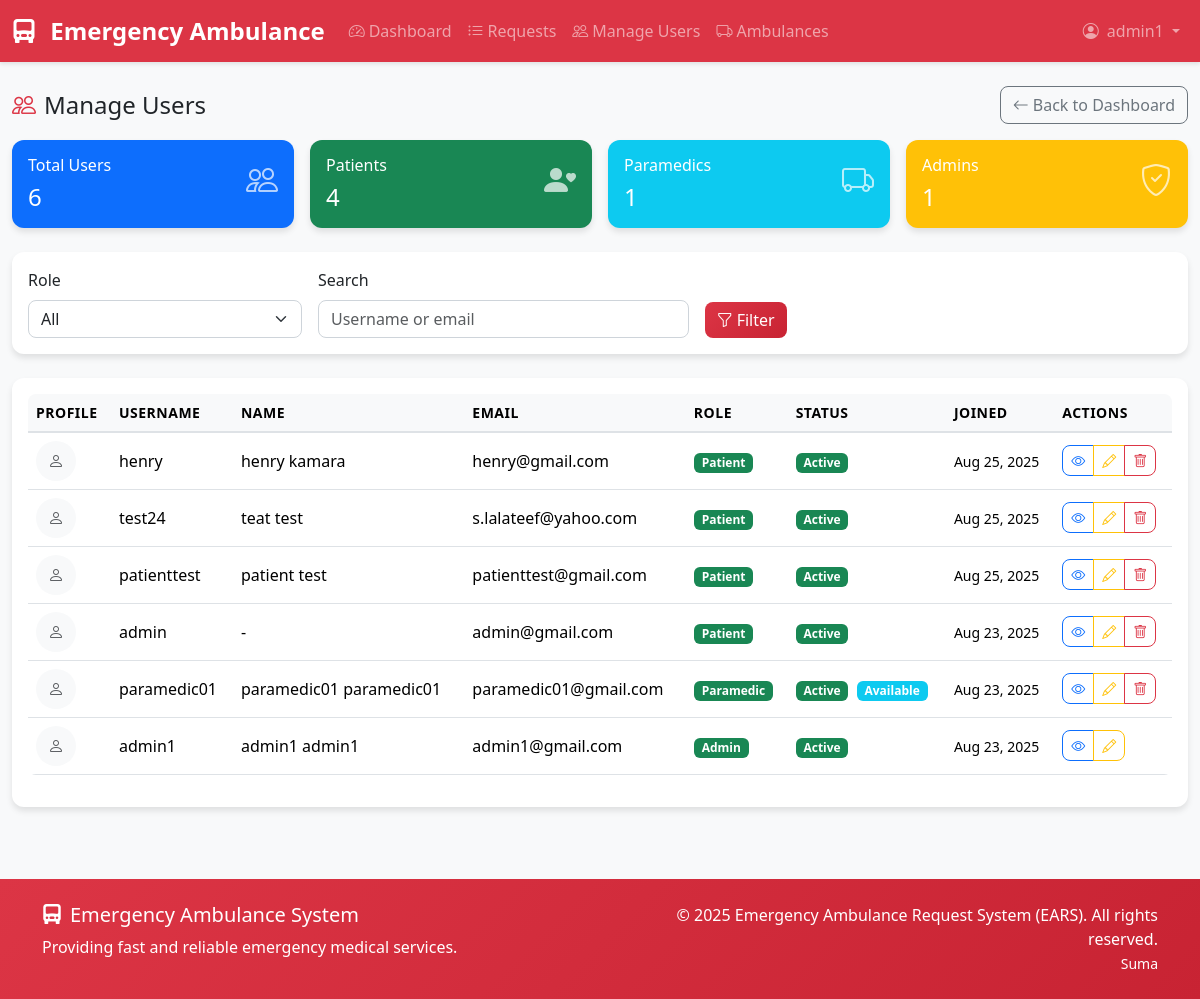
The page /accounts/manage-users/ (signed in) on the database as committed earlier.
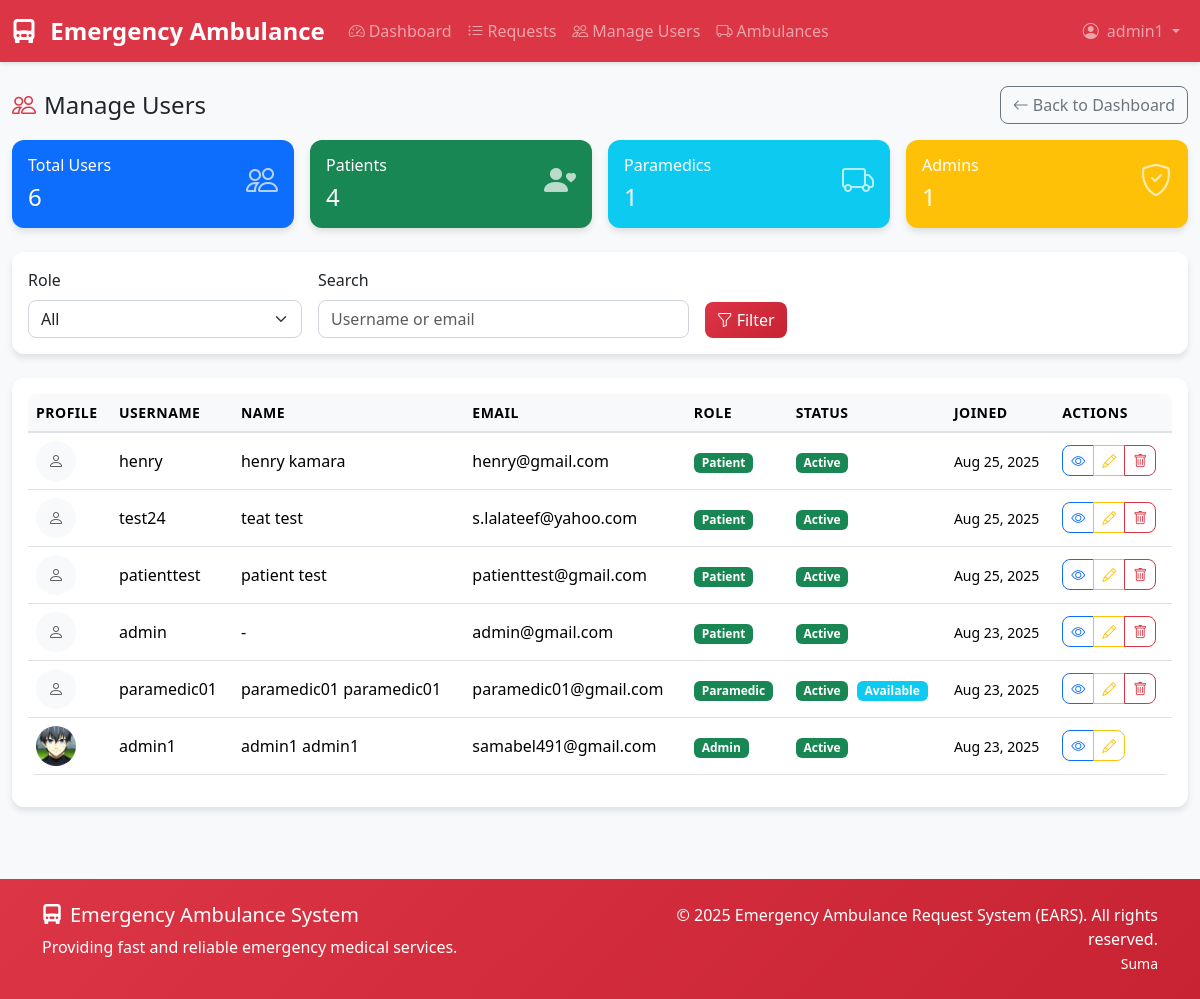
The same page on the database as committed later.
### accounts/models.py (models this page shows, shortened)
class User(AbstractUser):
    ROLE_CHOICES = (
        ('patient', 'Patient'),
        ('paramedic', 'Paramedic'),
        ('admin', 'Admin'),
    )
    role = models.CharField(max_length=20, choices=ROLE_CHOICES, default='patient')
    phone_number = models.CharField(max_length=15, blank=True, null=True)
    address = models.TextField(blank=True, null=True)
    date_of_birth = models.DateField(blank=True, null=True)
    emergency_contact = models.CharField(max_length=15, blank=True, null=True)
    medical_conditions = models.TextField(blank=True, null=True, help_text="Any medical conditions or allergies")
    license_number = models.CharField(max_length=50, blank=True, null=True, help_text="For paramedics only")
    is_available = models.BooleanField(default=True, help_text="For paramedics - availability status")
    profile_image = models.ImageField(upload_to='profiles/', blank=True, null=True)
    created_at = models.DateTimeField(auto_now_add=True)
    updated_at = models.DateTimeField(auto_now=True)
    def is_paramedic(self):
        return self.role == 'paramedic'
    def is_admin_user(self):
        return self.role == 'admin'
    class Meta:
        db_table = 'accounts_user'

### accounts/views.py (the view)
# urls.py: path('manage-users/', views.manage_users_view, name='manage_users'),
@login_required
def manage_users_view(request):
    if not request.user.is_admin_user():
        messages.error(request, 'Only admins can access Manage Users.')
        return redirect('accounts:dashboard_redirect')
    users = User.objects.all().order_by('-date_joined')
    role = request.GET.get('role')
    q = request.GET.get('q')
    if role in ['patient', 'paramedic', 'admin']:
        users = users.filter(role=role)
    if q:
        users = users.filter(models.Q(username__icontains=q) | models.Q(email__icontains=q))
    context = {
        'users': users,
        'role': role or '',
        'q': q or '',
        'total_users': User.objects.count(),
        'total_patients': User.objects.filter(role='patient').count(),
        'total_paramedics': User.objects.filter(role='paramedic').count(),
        'total_admins': User.objects.filter(role='admin').count(),
    }
    return render(request, 'accounts/manage_users.html', context)

### templates/accounts/manage_users.html (shortened to what the changed rows need)
{% extends 'base.html' %}
{% block content %}
<div class="container-fluid py-4">
    <div class="d-flex justify-content-between align-items-center mb-3">
        <h1 class="h4 mb-0"><i class="bi bi-people text-danger me-2"></i>Manage Users</h1>
    </div>
    <div class="card">
        <div class="card-body">
            {% if users %}
            <div class="table-responsive">
                <table class="table table-hover align-middle">
                    <thead>
                        <tr>
                            <th>Profile</th>
                            <th>Username</th>
                            <th>Name</th>
                            <th>Email</th>
                            <th>Role</th>
                            <th>Status</th>
                            <th>Joined</th>
                            <th>Actions</th>
                        </tr>
                    </thead>
                    <tbody>
                        {% for u in users %}
                        <tr>
                            <td>
                                {% if u.profile_image %}
                                    <img src="{{ u.profile_image.url }}" alt="Profile"
                                         class="rounded-circle" style="width: 40px; height: 40px; object-fit: cover;">
                                {% else %}
                                    <div class="bg-light rounded-circle d-flex align-items-center justify-content-center"
                                         style="width: 40px; height: 40px;">
                                        <i class="bi bi-person text-muted"></i>
                                    </div>
                                {% endif %}
                            </td>
                            <td>{{ u.username }}</td>
                            <td>{{ u.get_full_name|default:'-' }}</td>
                            <td>{{ u.email|default:'-' }}</td>
                            <td>
                                <span class="badge bg-{{ u.role|yesno:'success,primary,danger' }}">
                                    {{ u.get_role_display }}
                                </span>
                            </td>
                            <td>
                                <span class="badge bg-{{ u.is_active|yesno:'success,secondary' }}">
                                    {{ u.is_active|yesno:"Active,Inactive" }}
                                </span>
                            </td>
                            <td><small>{{ u.date_joined|date:"M d, Y" }}</small></td>
                            <td>
                                <div class="btn-group" role="group">
                                    <a href="{% url 'accounts:profile' %}?user={{ u.id }}"
                                       class="btn btn-sm btn-outline-primary" title="View Profile">
                                        <i class="bi bi-eye"></i>
                                    </a>
                                    <a href="{% url 'accounts:admin_edit_user' u.id %}"
                                       class="btn btn-sm btn-outline-warning" title="Edit User">
                                        <i class="bi bi-pencil"></i>
                                    </a>
                                </div>
                            </td>
                        </tr>
                        {% endfor %}
                    </tbody>
                </table>
            </div>
            {% else %}
            <p class="text-muted mb-0">No users found.</p>
            {% endif %}
        </div>
    </div>
</div>
{% endblock %}

### templates/base.html (shortened to what this page needs)
<!DOCTYPE html>
<html lang="en">
<head>
    <link href="https://cdn.jsdelivr.net/npm/bootstrap@5.3.2/dist/css/bootstrap.min.css" rel="stylesheet">
    <link href="https://cdn.jsdelivr.net/npm/bootstrap-icons@1.11.1/font/bootstrap-icons.css" rel="stylesheet">
</head>
<body class="d-flex flex-column min-vh-100">
    <nav class="navbar navbar-expand-lg navbar-dark bg-danger">
        <div class="container-fluid">
            <a class="navbar-brand" href="{% url 'accounts:dashboard_redirect' %}">
                <i class="bi bi-truck-front-fill me-2"></i>
                Emergency Ambulance
            </a>
            <div class="collapse navbar-collapse" id="navbarNav">
                {% if user.is_authenticated %}
                    <ul class="navbar-nav me-auto">
                        <li class="nav-item">
                            <a class="nav-link" href="{% url 'accounts:dashboard_redirect' %}">
                                <i class="bi bi-speedometer2 me-1"></i>Dashboard
                            </a>
                        </li>
                        <li class="nav-item">
                            <a class="nav-link" href="{% url 'ambulance:request_list' %}">
                                <i class="bi bi-list-ul me-1"></i>Requests
                            </a>
                        </li>
                        {% if user.is_authenticated and user.role == 'admin' %}
                            <li class="nav-item">
                                <a class="nav-link" href="{% url 'accounts:manage_users' %}">
                                    <i class="bi bi-people me-1"></i>Manage Users
                                </a>
                            </li>
                            <li class="nav-item">
                                <a class="nav-link" href="{% url 'ambulance:ambulance_list' %}">
                                    <i class="bi bi-truck me-1"></i>Ambulances
                                </a>
                            </li>
                        {% endif %}
                    </ul>
                    <ul class="navbar-nav">
                        <li class="nav-item dropdown">
                            <a class="nav-link dropdown-toggle" href="#" role="button" data-bs-toggle="dropdown">
                                <i class="bi bi-person-circle me-1"></i>
                                {{ user.first_name|default:user.username }}
                            </a>
                        </li>
                    </ul>
                {% endif %}
            </div>
        </div>
    </nav>
    <main class="flex-grow-1">
        {% block content %}{% endblock %}
    </main>
    <footer class="footer py-4 mt-5">
        <div class="container">
            <div class="row">
                <div class="col-md-6">
                    <h5><i class="bi bi-truck-front-fill me-2"></i>Emergency Ambulance System</h5>
                    <p class="mb-0">Providing fast and reliable emergency medical services.</p>
                </div>
                <div class="col-md-6 text-md-end">
                    <p class="mb-0">&copy; 2025 Emergency Ambulance Request System (EARS). All rights reserved.</p>
                    <small class="mb-0">Suma</small>
                </div>
            </div>
        </div>
    </footer>
</body>
</html>

Rows that differ between the two databases and show on the page:
changed User "admin1": profile_image: picture added; email "admin1@gmail.com" → "samabel491@gmail.com"; profile_image empty → "profiles/Isagie.jpg" (drawn)
